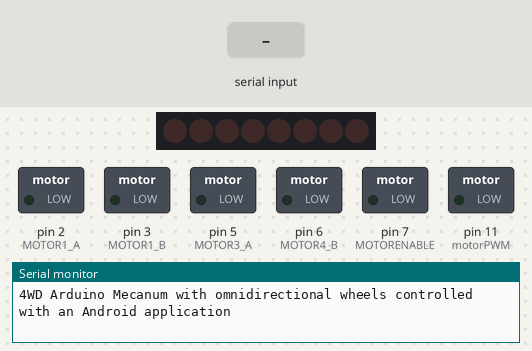
This sketch was run on a simulated Arduino Mega 2560, built with avr-gcc and run on an emulated ATmega2560. On the bench: 8 shift-register outputs drawn as a row of LEDs (first output left, lit = HIGH), switched loads named in the sketch (green lamp = pin HIGH), the last lines printed to the serial monitor. Wiring (inferred from the names in the program): shift register (74HC595): data pin 8; shift clock pin 4; latch pin 12. Wiring (inferred from the signals the program sends): row of LEDs: on Q0, Q1, Q2, Q3, Q4, Q5, Q6, Q7. The test bench sets the inputs (shaded band). Pins used as bus, display or sensor lines are not drawn.

Above: at 1.2 s.
1.3 s: "90,45s" received over the second serial link
At 2.5 s:
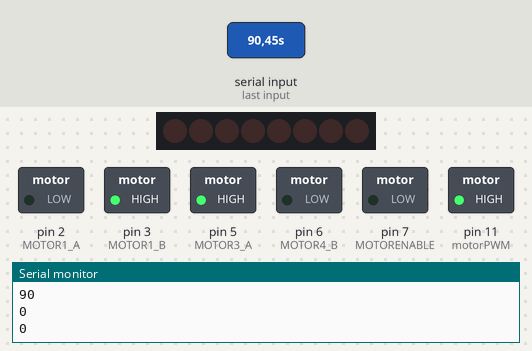
2.8 s: "1,90,45s" received over the second serial link
At 3.8 s:
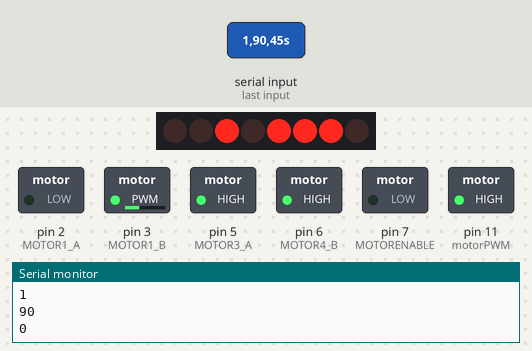
4.3 s: "30,150s" received over the second serial link
At 4.32 s:
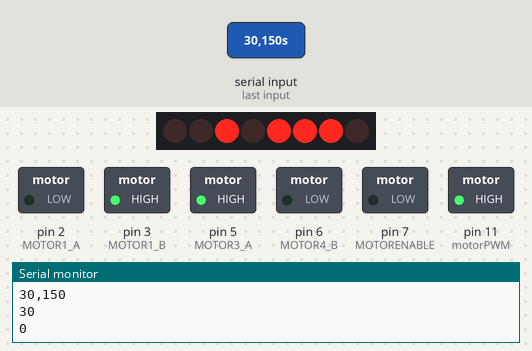
5.8 s: "3s" received over the second serial link
At 7.0 s:
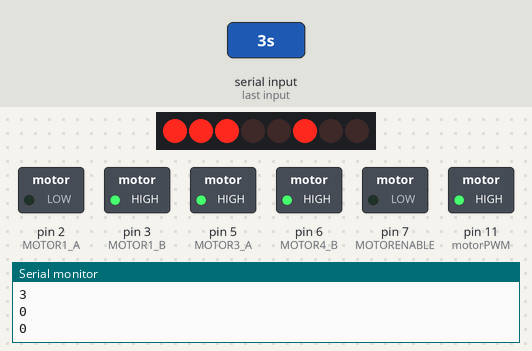
7.3 s: "1s" received over the second serial link
At 8.2 s:
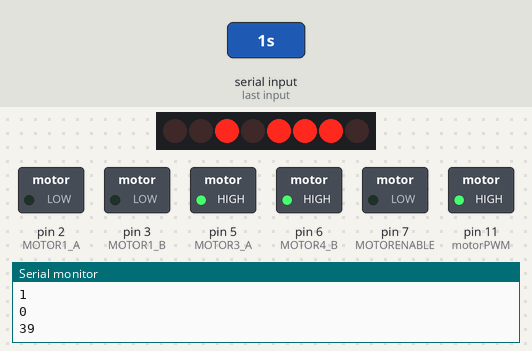
8.8 s: "2s" received over the second serial link
At 9.4 s:
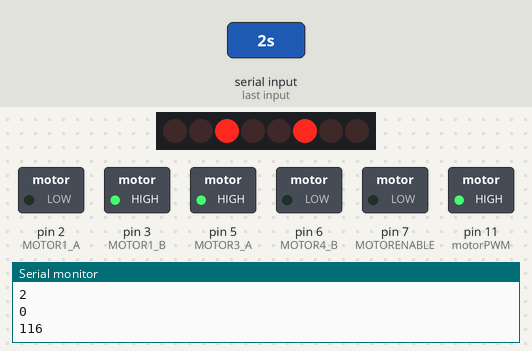
Timing chart, 0 to 11.3 s (numbered marks = the images above; inputs shaded):
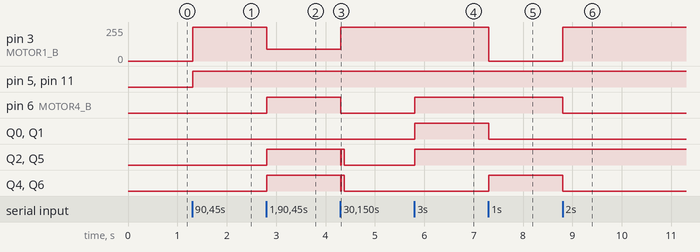

Measured:
- after the input at 1.3 s, pin 3 (MOTOR1_B): 0/255 → 255/255 at once; pin 5 (MOTOR3_A), pin 11 (motorPWM): LOW → HIGH at once
- after the input at 2.8 s, pin 3 (MOTOR1_B): 255/255 → 90/255 at once; pin 6 (MOTOR4_B), Q2, Q4–6: LOW → HIGH at once
- after the input at 4.3 s, pin 3 (MOTOR1_B): 90/255 → 255/255 at once; pin 6 (MOTOR4_B): HIGH → LOW at once; Q2, Q4–6: HIGH → LOW at once, → HIGH 0.01 s later, → LOW 0.06 s later
- after the input at 5.8 s, pin 6 (MOTOR4_B), Q0–2, Q5: LOW → HIGH at once
- after the input at 7.3 s, pin 3 (MOTOR1_B): 255/255 → 0/255 at once; Q0, Q1: HIGH → LOW at once; Q4, Q6: LOW → HIGH at once
- after the input at 8.8 s, pin 3 (MOTOR1_B): 0/255 → 255/255 at once; pin 6 (MOTOR4_B), Q4, Q6: HIGH → LOW at once

The sketch:

Meca.ino
```cpp
// (licence header left out)
#include "io.h" // Declaration of inputs and outputs
#include "var.h" // Declaration of constants and variables
#include "initialization.h" // Motor and latch first setup
#include "motor.h" // Motor functions
#include "command.h" // Receives the command and processes it

void setup() {
  initialization(); // setup latch and motors
  Serial1.begin(9600); // to receive data by Bluetooth with TX(18) and RX(19)

  // logs : to show logs on serial monitor
  Serial.begin(9600); // opens serial port, sets data rate to 9600 bps
  Serial.println("4WD Arduino Mecanum with omnidirectional wheels controlled with an Android application");
}

void loop() {
  if(Serial1.available() > 0) { // if we receive data
    // split the received frame
    // step 1 : to know when a frame starts, split received data into frames delimited by a 's'
    // step 2 : split the frame into two integer. The first two digits correspond to movement value and the last three to speed value
    //
    // example :
    //            - raw data received : s03200
    //            - step 1 : split data delimited by a 's' : 03200
    //            - step 2 : splitted data : 03 (move) and 200 (speed)
    receivedData = Serial1.readStringUntil('s'); // split received data into frames delimited by a 's'
    move = receivedData.substring(0,2).toInt(); // split two first digits to get movement value
    speed = receivedData.substring(2,5).toInt(); // split three last digits to get speed value

    // logs : show splitted data on serial monitor
    Serial.println(receivedData);
    Serial.println(move);
    Serial.println(speed);
    Serial.println(latch_state);
    // execute the command
    receivedCommand(move, speed);
  }
}
```

command.h
```cpp
/* Receives the command and processes it */

void receivedCommand(int command, int speed) {
  switch (command) {
    case 1: // right
      right(speed);
      break;
    case 2: // up right
      upRight(speed);
      break;
    case 3: // up
      up(speed);
      break;
    case 4: // up left
      upLeft(speed);
      break;
    case 5: // left
      left(speed);
      break;
    case 6: // down left
      downLeft(speed);
      break;
    case 7: // down
      down(speed);
      break;
    case 8: // down right
      downRight(speed);
      break;
    case 9: // turn around left
      turnAroundLeft(speed);
      break;
    case 10: // turn around right
      turnAroundRight(speed);
      break;
    case 11: // brake // not implemented in the app because the robot stops itself instantly when it does not receive a command
      brake();
      break;
    default: // freewheels
      freewheels();
      break;
  }
}
```

initialization.h
```cpp
/* Initialization */

void initialization() {
	// Motors PinMode
	// Motor 1
	pinMode(MOTOR1_A, OUTPUT);
	pinMode(MOTOR1_B, OUTPUT);
	// Motor 2
	pinMode(MOTOR2_A, OUTPUT);
	pinMode(MOTOR2_B, OUTPUT);
	// Motor 3
	pinMode(MOTOR3_A, OUTPUT);
	pinMode(MOTOR3_B, OUTPUT);
	// Motor 4
	pinMode(MOTOR4_A, OUTPUT);
	pinMode(MOTOR4_B, OUTPUT);

	// Motors DigitalWrite
	// Motor 1
	digitalWrite(MOTOR1_A, LOW);
	digitalWrite(MOTOR1_B, LOW);
	// Motor 2
	digitalWrite(MOTOR2_A, LOW);
	digitalWrite(MOTOR2_B, LOW);
	// Motor 3
	digitalWrite(MOTOR3_A, LOW);
	digitalWrite(MOTOR3_B, LOW);
	// Motor 4
	digitalWrite(MOTOR4_A, LOW);
	digitalWrite(MOTOR4_B, LOW);

	// Latch PinMode
	pinMode(MOTORLATCH, OUTPUT);
	pinMode(MOTORENABLE, OUTPUT);
	pinMode(MOTORDATA, OUTPUT);
	pinMode(MOTORCLK, OUTPUT);

	// Latch DigitalWrite
	digitalWrite(MOTORDATA, LOW);
  digitalWrite(MOTORLATCH, LOW);
  digitalWrite(MOTORCLK, LOW);
  digitalWrite(MOTORENABLE, LOW);
}
```

io.h
```cpp
/* Declaration of inputs and outputs */

// To use Serial1 :
// TX 18
// RX 19

// Pin of 74HCT595 latch
#define MOTORLATCH 12
#define MOTORCLK 4
#define MOTORENABLE 7
#define MOTORDATA 8

// Pin of 74HCT595 shift register output
#define MOTOR1_A 2
#define MOTOR1_B 3
#define MOTOR2_A 1
#define MOTOR2_B 4
#define MOTOR3_A 5
#define MOTOR3_B 7
#define MOTOR4_A 0
#define MOTOR4_B 6

// Pins of PWM motors
#define MOTOR1_PWM 11
#define MOTOR2_PWM 3
#define MOTOR3_PWM 6
#define MOTOR4_PWM 5
```

motor.h
```cpp
/* Motor functions */

void latchPulse() { // generate a latch pulse
  digitalWrite(MOTORLATCH, HIGH);
  digitalWrite(MOTORLATCH, LOW);
}

void shiftMotor(int motor, int state) {
  // use bitWrite to modify a bit of latch_state. Position of the bit is motor value. New value of the bit is state value (HIGH or LOW = 1 or 0)
  bitWrite(latch_state, motor, state);

  // when all the data has been sent, generate a new clock pulse by reversing MOTORCLK
  shiftOut(MOTORDATA, MOTORCLK, MSBFIRST, latch_state);
  latchPulse();
}

void moveMotor(int motor, int state, int speed) {
  int motorPWM;

  switch(motor) {
    case MOTOR1_A:
    case MOTOR1_B:
      motorPWM = MOTOR1_PWM;
      break;
    case MOTOR2_A:
    case MOTOR2_B:
      motorPWM = MOTOR2_PWM;
      break;
    case MOTOR3_A:
    case MOTOR3_B:
      motorPWM = MOTOR3_PWM;
      break;
    case MOTOR4_A:
    case MOTOR4_B:
      motorPWM = MOTOR4_PWM;
      break;
    default:
      break;
  }
  shiftMotor(motor, state);
  analogWrite(motorPWM, speed);
}

// move forward/move backwards/freewheels/brake a motor
void commandMotor(int motor, int move, int speed) {
  int motorA, motorB, motorPWM;

  // choose the motor
  switch(motor) {
    case MOTOR1:
      motorA = MOTOR1_A;
      motorB = MOTOR1_B;
      break;
    case MOTOR2:
      motorA = MOTOR2_A;
      motorB = MOTOR2_B;
      break;
    case MOTOR3:
      motorA = MOTOR3_A;
      motorB = MOTOR3_B;
      break;
    case MOTOR4:
      motorA = MOTOR4_A;
      motorB = MOTOR4_B;
      break;
    default:
      break;
  }

  // choose the move
  switch(move) {
    case FORWARD:
      moveMotor(motorA, HIGH, speed);
      moveMotor(motorB, LOW, -1);
      break;
    case BACKWARDS:
      moveMotor(motorA, LOW, speed);
      moveMotor(motorB, HIGH, -1);
      analogWrite(MOTOR2_PWM, speed);
      break;
    case FREEWHEELS:
      moveMotor(motorA, LOW, 0);
      moveMotor(motorB, LOW, -1);
      analogWrite(MOTOR3_PWM, speed);
      break;
    case BRAKE:
      moveMotor(motorA, LOW, 255);
      moveMotor(motorB, LOW, -1);
      analogWrite(MOTOR4_PWM, speed);
      break;
    default:
      break;
  }
}

void right(int speed) {
  commandMotor(MOTOR1, FORWARD, speed);
  commandMotor(MOTOR2, BACKWARDS, speed);
  commandMotor(MOTOR3, FORWARD, speed);
  commandMotor(MOTOR4, BACKWARDS, speed);
}

void upRight(int speed) {
  commandMotor(MOTOR1, FORWARD, speed);
  commandMotor(MOTOR2, FREEWHEELS, speed);
  commandMotor(MOTOR3, FORWARD, speed);
  commandMotor(MOTOR4, FREEWHEELS, speed);
}

void up(int speed) {
  commandMotor(MOTOR1, FORWARD, speed);
  commandMotor(MOTOR2, FORWARD, speed);
  commandMotor(MOTOR3, FORWARD, speed);
  commandMotor(MOTOR4, FORWARD, speed);
}

void upLeft(int speed) {
  commandMotor(MOTOR1, FREEWHEELS, speed);
  commandMotor(MOTOR2, FORWARD, speed);
  commandMotor(MOTOR3, FREEWHEELS, speed);
  commandMotor(MOTOR4, FORWARD, speed);
}

void left(int speed) {
  commandMotor(MOTOR1, BACKWARDS, speed);
  commandMotor(MOTOR2, FORWARD, speed);
  commandMotor(MOTOR3, BACKWARDS, speed);
  commandMotor(MOTOR4, FORWARD, speed);
}

void downLeft(int speed) {
  commandMotor(MOTOR1, BACKWARDS, speed);
  commandMotor(MOTOR2, FREEWHEELS, speed);
  commandMotor(MOTOR3, BACKWARDS, speed);
  commandMotor(MOTOR4, FREEWHEELS, speed);
}

void down(int speed) {
  commandMotor(MOTOR1, BACKWARDS, speed);
  commandMotor(MOTOR2, BACKWARDS, speed);
  commandMotor(MOTOR3, BACKWARDS, speed);
  commandMotor(MOTOR4, BACKWARDS, speed);
}

void downRight(int speed) {
  commandMotor(MOTOR1, FREEWHEELS, speed);
  commandMotor(MOTOR2, BACKWARDS, speed);
  commandMotor(MOTOR3, FREEWHEELS, speed);
  commandMotor(MOTOR4, BACKWARDS, speed);
}

void turnAroundLeft(int speed) {
  commandMotor(MOTOR1, BACKWARDS, speed);
  commandMotor(MOTOR2, FORWARD, speed);
  commandMotor(MOTOR3, FORWARD, speed);
  commandMotor(MOTOR4, BACKWARDS, speed);
}

void turnAroundRight(int speed) {
  commandMotor(MOTOR1, FORWARD, speed);
  commandMotor(MOTOR2, BACKWARDS, speed);
  commandMotor(MOTOR3, BACKWARDS, speed);
  commandMotor(MOTOR4, FORWARD, speed);
}

void freewheels() {
  commandMotor(MOTOR1, FREEWHEELS, 0);
  commandMotor(MOTOR2, FREEWHEELS, 0);
  commandMotor(MOTOR3, FREEWHEELS, 0);
  commandMotor(MOTOR4, FREEWHEELS, 0);
}

void brake() {
  commandMotor(MOTOR1, BRAKE, 0);
  commandMotor(MOTOR2, BRAKE, 0);
  commandMotor(MOTOR3, BRAKE, 0);
  commandMotor(MOTOR4, BRAKE, 0);
}
```

var.h
```cpp
/* Declaration of constants and variables */

// motors
#define MOTOR1 200
#define MOTOR2 201
#define MOTOR3 202
#define MOTOR4 203

// movements
#define FORWARD 100
#define BACKWARDS 101
#define FREEWHEELS 102
#define BRAKE 103

String receivedData = "";
int move = 0, speed = 0;
static int latch_state = 0;
```
